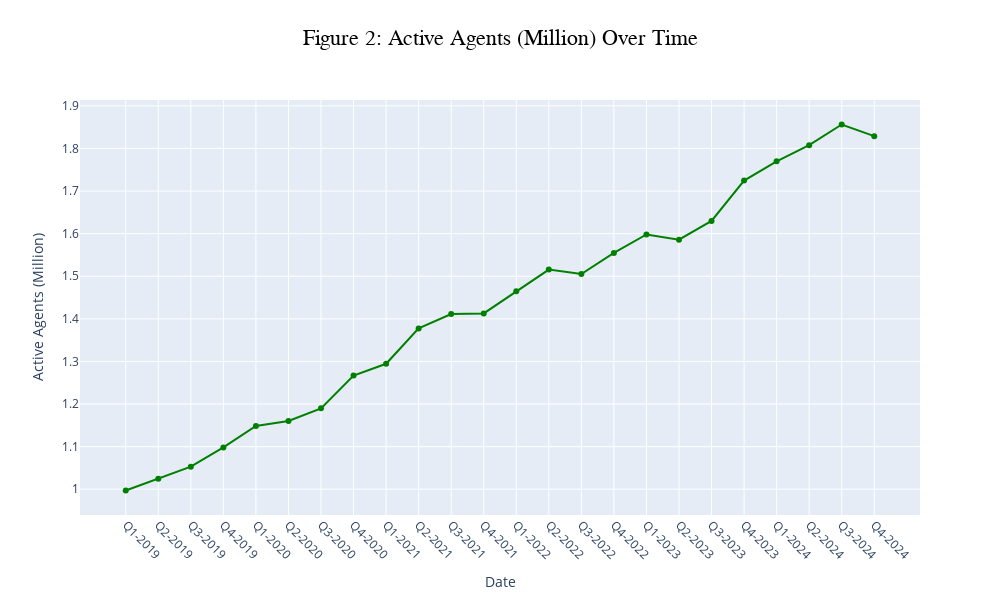

The code cell stored with this chart in its notebook:
### Markdown cell above
**Interactive Trends of Active Agents (in Millions) Over Time with Hover Insights**

### Code cell
import plotly.express as px

# Create line plot for Active Agents
fig = px.line(
    mobile_money,
    x='Date',
    y='Active_Agents',
    markers=True,
    title='Figure 2: Active Agents (Million) Over Time',
    labels={'Active_Agents': 'Active Agents (Million)'}
)

# Style: green line and markers
fig.update_traces(
    mode="lines+markers",
    line=dict(color='green'),
    marker=dict(color='green'),
    hovertemplate='Date: %{x}<br>Agents: %{y:.2f}M'
)

# Layout: title, size, and axis formatting
fig.update_layout(
    width=1000,
    height=600,
    title={
        'text': 'Figure 2: Active Agents (Million) Over Time',
        'y': 0.95,
        'x': 0.5,
        'xanchor': 'center',
        'yanchor': 'top',
        'font': dict(size=22, family='Arial', color='black')
    },
    xaxis_tickangle=45
)

# Export as PNG and SVG
fig.write_image("figure_2_active_agents.png")

fig.show()

### Figure 1 — Plotly figure (JSON) as saved in the notebook; plotly's stock layout.template omitted (floating-point values rounded to 4 significant figures)
{"data": [{"hovertemplate": "Date: %{x}<br>Agents: %{y:.2f}M", "legendgroup": "", "line": {"color": "green", "dash": "solid"}, "marker": {"color": "green", "symbol": "circle"}, "mode": "lines+markers", "name": "", "orientation": "v", "showlegend": false, "type": "scatter", "x": ["Q1-2019", "Q2-2019", "Q3-2019", "Q4-2019", "Q1-2020", "Q2-2020", "Q3-2020", "Q4-2020", "Q1-2021", "Q2-2021", "Q3-2021", "Q4-2021", "Q1-2022", "Q2-2022", "Q3-2022", "Q4-2022", "Q1-2023", "Q2-2023", "Q3-2023", "Q4-2023", "Q1-2024", "Q2-2024", "Q3-2024", "Q4-2024"], "xaxis": "x", "y": [0.997, 1.025, 1.053, 1.098, 1.148, 1.16, 1.19, 1.267, 1.294, 1.378, 1.411, 1.413, 1.465, 1.516, 1.505, 1.555, 1.598, 1.586, 1.63, 1.725, 1.77, 1.808, 1.856, 1.829], "yaxis": "y"}], "layout": {"height": 600, "legend": {"tracegroupgap": 0}, "title": {"font": {"color": "black", "family": "Arial", "size": 22}, "text": "Figure 2: Active Agents (Million) Over Time", "x": 0.5, "xanchor": "center", "y": 0.95, "yanchor": "top"}, "width": 1000, "xaxis": {"anchor": "y", "autorange": true, "domain": [0, 1], "range": [-1.406, 24.41], "tickangle": 45, "title": {"text": "Date"}, "type": "category"}, "yaxis": {"anchor": "x", "autorange": true, "domain": [0, 1], "range": [0.9394, 1.914], "title": {"text": "Active Agents (Million)"}, "type": "linear"}}}
